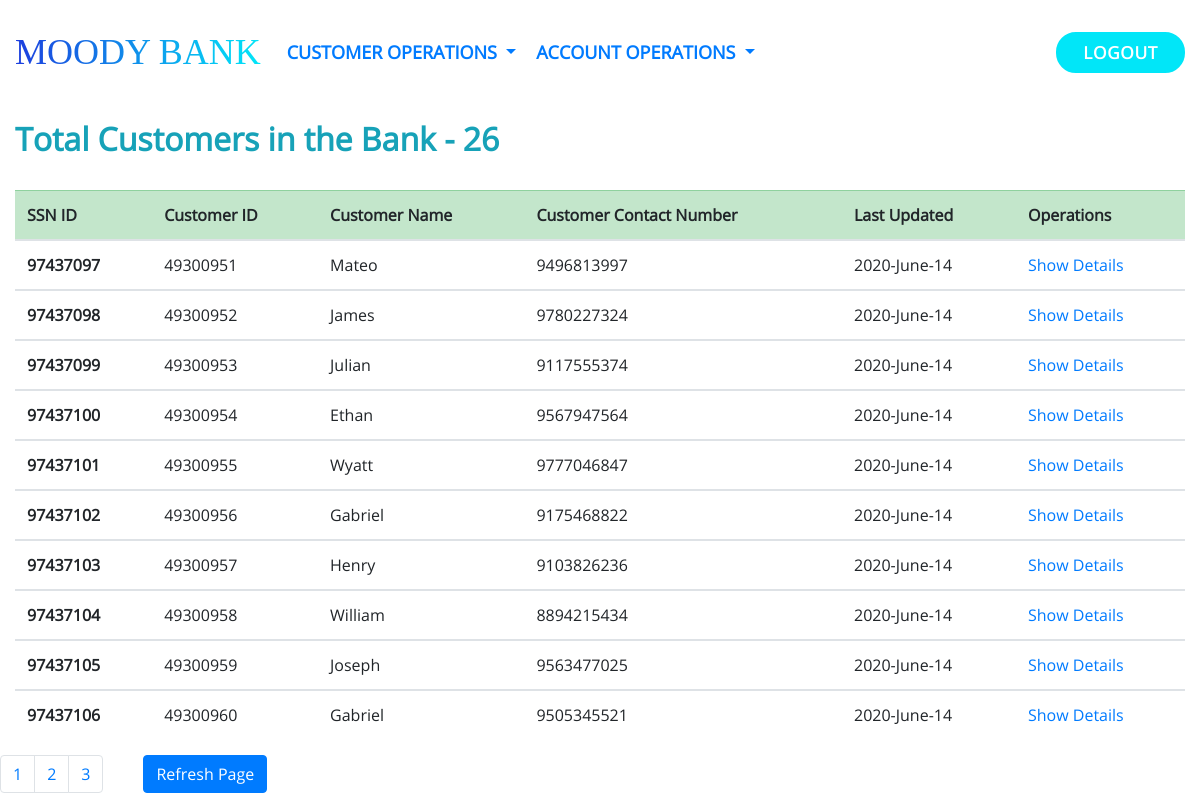
Screenshot of /view_customers_status?page=2 (signed in) with the database file from the repository.
### application/models.py (models this page shows, shortened)
class Customer(db.Model):
	ssn = db.Column(db.Integer, primary_key=True)
	cust_id = db.Column(db.Integer, unique=True, nullable=False)
	cust_name = db.Column(db.String(20), nullable=False)
	cust_address = db.Column(db.Text, nullable=False)
	cust_contact = db.Column(db.Integer,nullable=False)
	cust_age = db.Column(db.Integer, nullable=False)
	cust_state = db.Column(db.String(20),nullable=False)
	cust_city = db.Column(db.String(30),nullable=False)
	accounts = db.relationship('Account', backref='Owner', lazy=True)
	transactions = db.relationship('Transaction', backref='Owner', lazy=True)

class Transaction(db.Model):
	transaction_id = db.Column(db.Integer, primary_key=True)
	transaction_date = db.Column(db.DateTime, nullable=False, default=d.today())
	transaction_amount = db.Column(db.Float, nullable=False)
	from_acc = db.Column(db.String(1), nullable=False)
	to_acc = db.Column(db.String(1), nullable=False)
	action = db.Column(db.String(10), nullable=False)
	cust_id = db.Column(db.Integer, db.ForeignKey('customer.cust_id'), nullable=False)

### application/main/routes.py (the view)
@main.route("/view_customers_status", methods=['GET', 'POST'])
def view_customers_status():
	if session.get('ROLE') != "acc_exec":
		flash("Action Not Allowed", category="danger")
		return redirect('main.home')
	else:
		page = request.args.get('page', 1, type=int)
		customers = Customer.query.order_by(Customer.cust_id).paginate(page=page, per_page=10)
		return render_template("customers/view_customers_status.html", customers=customers, title="View All Customer")

### application/templates/customers/view_customers_status.html
{% extends "main/layout.html" %}
{% block content %}
<h2 class="text-info" style="font-weight: bold;">Total Customers in the Bank - {{ customers.total }}</h2> <br/>
<table class="table table-hover ">
	<thead>
		<tr class="table-success">
			<th scope="col">SSN ID</th>
			<th scope="col">Customer ID</th>
			<th scope="col">Customer Name</th>
			<th scope="col">Customer Contact Number</th>
			<th scope="col">Last Updated</th>
			<th scope="col">Operations</th>
		</tr>
	</thead>
	{% for customer in customers.items %}
	<tbody>
		<tr>
			<th  scope="row">{{ customer.ssn }}</th>
			<td>{{ customer.cust_id }}</td>
			<td>{{ customer.cust_name }}</td>
			<td>{{ customer.cust_contact }}</td>
			<td>
			{% if not customer.transactions[-1]%}
				No Transactions
			{% else %}
				{{ customer.transactions[-1].transaction_date.strftime("%Y-%B-%d") }}
			{% endif %}
			</td>
			<td><a href="{{ url_for('main.show_customer_details', cust_id=customer.cust_id) }}">Show Details</a></td>
		</tr>
		{% endfor%}
	</tbody>
</table>
<nav aria-label="Page navigation">
	<div class="row">
		<ul class="pagination">
			{% for page_num in customers.iter_pages(left_edge=2, right_edge=2, left_current=1, right_current=2) %}
				{% if page_num %}
				  <li class="page-item"><a class="page-link" href="{{ url_for('main.view_customers_status', page=page_num)}}">{{page_num}}</a></li>
				  {% else %}
				...
				{% endif %}
			{% endfor %}
		</ul>
		<ul>
			<a href="{{ url_for('main.view_customers_status') }}" class="btn btn-primary">Refresh Page</a>
		</ul>
	</div>
</nav>
{% endblock content %}

### application/static/css/style1.css (style rules this page uses)
body { overflow: hidden; overflow-y: auto; font-family: "OpenSans-Regular"; }

### rows the page displays
Customer: ssn "97437097", cust_id "49300951", cust_name "Mateo", cust_contact "9496813997", transaction_date "2020-June-14"
Customer: ssn "97437098", cust_id "49300952", cust_name "James", cust_contact "9780227324", transaction_date "2020-June-14"
Customer: ssn "97437099", cust_id "49300953", cust_name "Julian", cust_contact "9117555374", transaction_date "2020-June-14"
Customer: ssn "97437100", cust_id "49300954", cust_name "Ethan", cust_contact "9567947564", transaction_date "2020-June-14"
Customer: ssn "97437101", cust_id "49300955", cust_name "Wyatt", cust_contact "9777046847", transaction_date "2020-June-14"
Customer: ssn "97437102", cust_id "49300956", cust_name "Gabriel", cust_contact "9175468822", transaction_date "2020-June-14"
Customer: ssn "97437103", cust_id "49300957", cust_name "Henry", cust_contact "9103826236", transaction_date "2020-June-14"
Customer: ssn "97437104", cust_id "49300958", cust_name "William", cust_contact "8894215434", transaction_date "2020-June-14"
Customer: ssn "97437105", cust_id "49300959", cust_name "Joseph", cust_contact "9563477025", transaction_date "2020-June-14"
Customer: ssn "97437106", cust_id "49300960", cust_name "Gabriel", cust_contact "9505345521", transaction_date "2020-June-14"

### other values shown
{{ customers.total }} "26"
{{ page_num }} "1" "2" "3"
